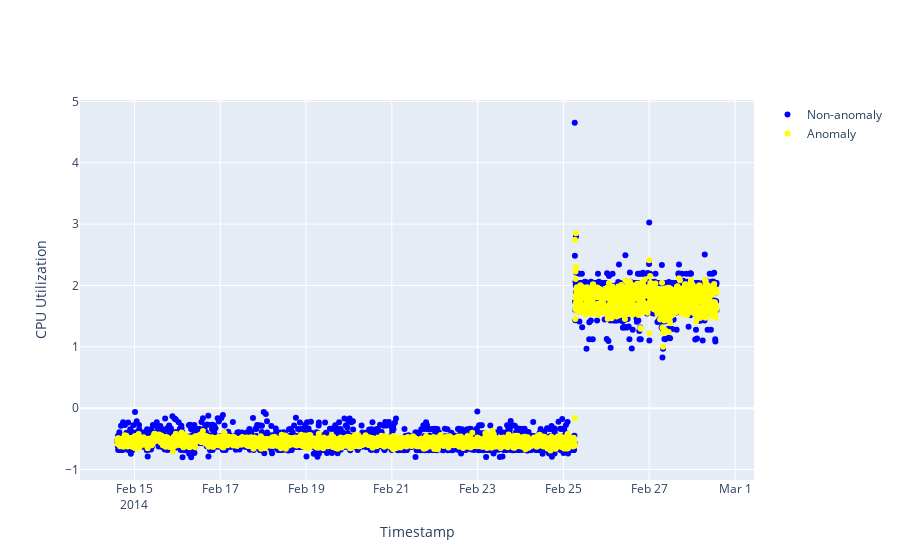

The code cell stored with this chart in its notebook:
### Code cell
# Prepare layout w/ titles
layout = dict(xaxis=dict(title='Timestamp'), yaxis=dict(title='CPU Utilization')) 

# Create the figure for plotting the data
fig = go.Figure(layout=layout) 

# Add non-anomaly data to the figure
fig.add_trace(go.Scatter(x=train['timestamp'], y=b, 
                         mode='markers', name='Non-anomaly',
                         marker=dict(color='blue')))

# Add anomaly data to the figure
fig.add_trace(go.Scatter(x=train['timestamp'],
                         y=a, 
                         mode='markers', name='Anomaly',
                         marker=dict(color='yellow')))

### Figure 1 — Plotly figure (JSON) as saved in the notebook; plotly's stock layout.template omitted (floating-point values rounded to 4 significant figures; data arrays with more than 128 entries replaced by an {"elided": "..."} marker saying what was removed)
{"data": [{"marker": {"color": "blue"}, "mode": "markers", "name": "Non-anomaly", "type": "scatter", "x": {"elided": "4032 str values"}, "y": {"elided": "4022 float values"}}, {"marker": {"color": "yellow"}, "mode": "markers", "name": "Anomaly", "type": "scatter", "x": {"elided": "4032 str values"}, "y": {"elided": "4022 float values"}}], "layout": {"xaxis": {"title": {"text": "Timestamp"}}, "yaxis": {"title": {"text": "CPU Utilization"}}}}
